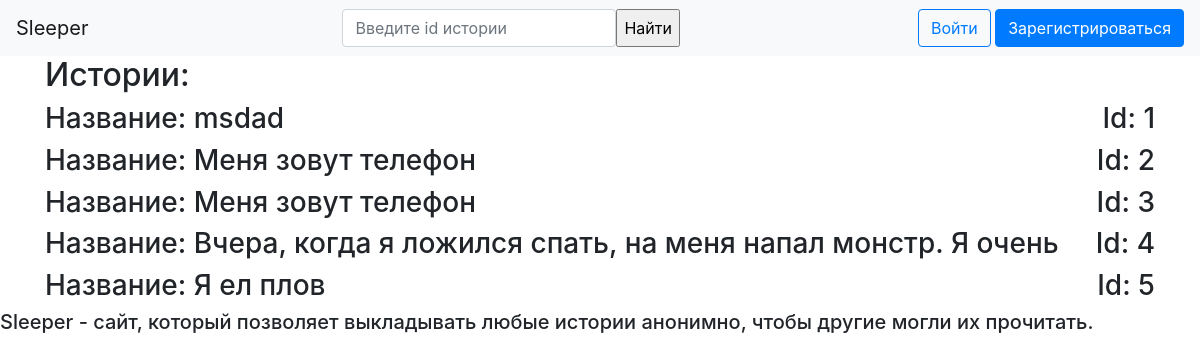
The page / on the database its author committed.
### data/stories.py (models this page shows)
class Stories(SqlAlchemyBase):
    __tablename__ = 'stories'
    id = sqlalchemy.Column(sqlalchemy.Integer, primary_key=True, autoincrement=True)
    name = sqlalchemy.Column(sqlalchemy.String)
    text = sqlalchemy.Column(sqlalchemy.TEXT)

### main.py (the view)
@app.route('/', methods=['GET', 'POST'])
def home():
    session['username'] = ''
    db_sess = db_session.create_session()
    sleeps = db_sess.query(Stories).all()
    if request.method == 'GET':
        return render_template('homepage.html', buttons=True, title='Sleeper', sleeps=sleeps)
    return redirect(f'/sleeps/{request.form["story_id"]}')

### data/db_session.py (called while the page is built)
def create_session() -> Session:
    global __factory
    return __factory()

### templates/homepage.html (shortened to what this page needs)
{% extends "base.html" %}
{% block content %}
    <h2>Истории:</h2>
    {% for sleep in sleeps %}
     <form action="" class="d-flex">
         <h3>Название: {{sleep.name.rjust(60)[:60]}}</h3><hr>
         <h3>Id: {{sleep.id}}</h3>
     </form>
    {% endfor %}
{% endblock %}

### rows shown on the page
Stories: name "msdad", id "1"
Stories: name "Меня зовут телефон", id "2"
Stories: name "Меня зовут телефон", id "3"
Stories: name "Вчера, когда я ложился спать, на меня напал монстр. Я очень", id "4"
Stories: name "Я ел плов", id "5"
